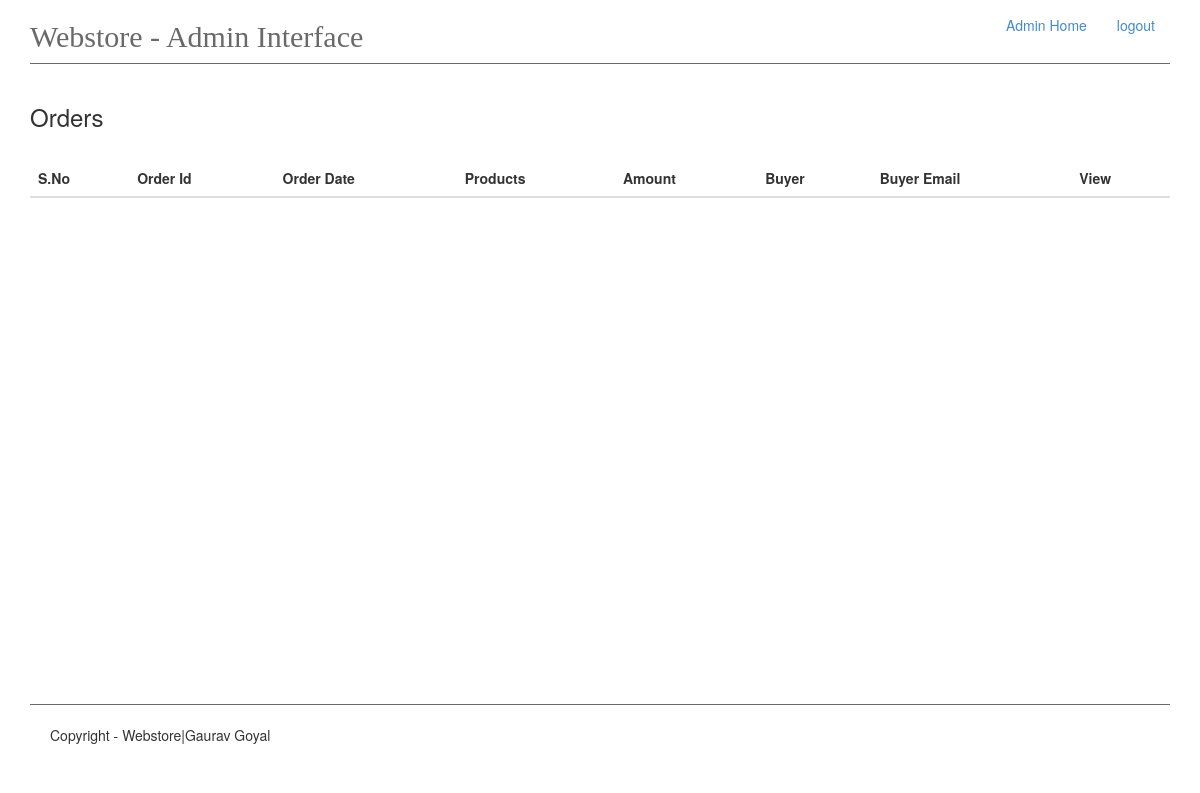
Before: /admin/order_list (signed in) with the older database file.
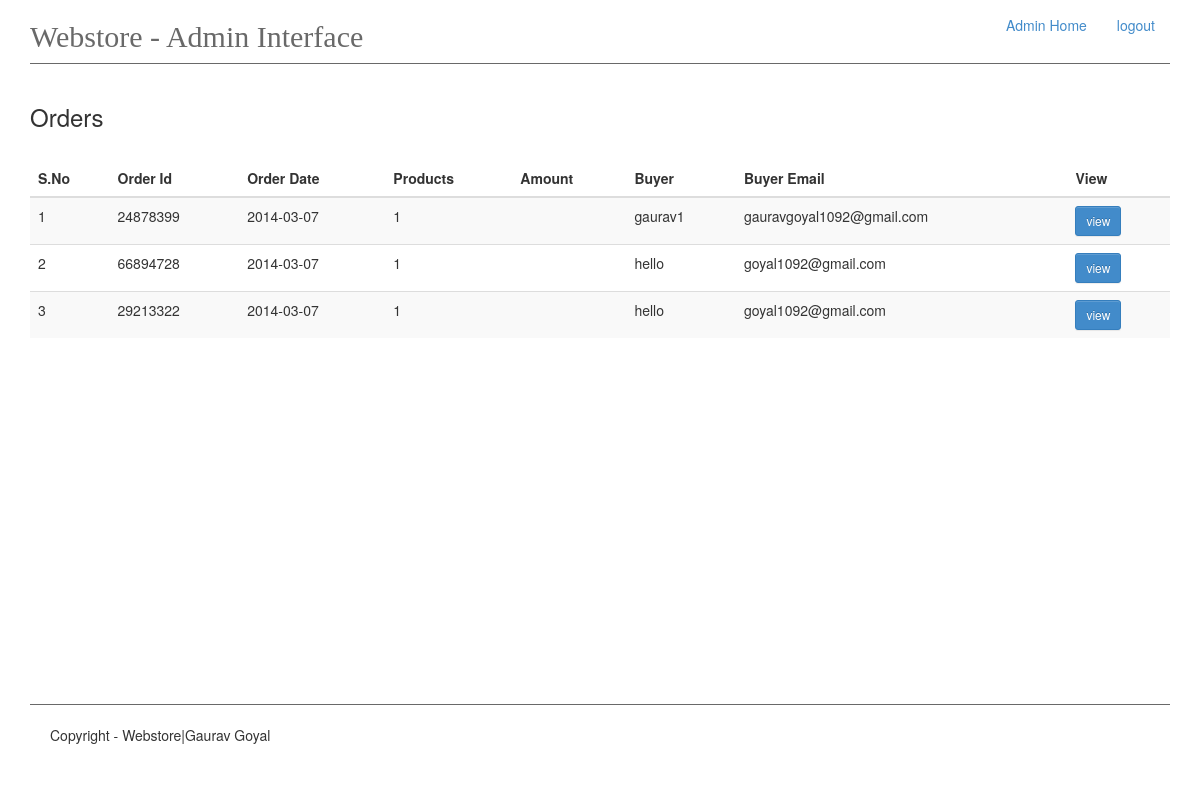
After: the same page with the newer database file.
### app/models.py (models this page shows)
class OrderId(db.Model):
    id = db.Column(db.Integer, primary_key=True)
    order_id = db.Column(db.Integer, unique=True)
    buyer_name = db.Column(db.String(60))
    buyer_address = db.Column(db.String(200))
    total_products = db.Column(db.Integer)
    date = db.Column(db.DATE)
    email = db.Column(db.String(120))
    phone = db.Column(db.Integer)

### app/views.py (the view)
@app.route('/admin/order_list')
@login_required
def orders():
    order = OrderId.query.all()
    return render_template('admin-panel/orders.html', orders=order)

### app/__init__.py (called while the page is built)
@admin_login.user_loader
def load_user(id):
    return Admin.query.get(int(id))

### app/templates/admin-panel/orders.html
{% extends 'admin-panel/admin.html' %}
{% block content %}
<h3>Orders</h3>
   <br>
 <table class="table table-striped table-responsive col-md-6" id="cart_table">
                <thead>
                <tr>
                    <th>S.No</th>
                    <th>Order Id</th>
                    <th>Order Date</th>
                    <th>Products</th>
                    <th>Amount</th>
                    <th>Buyer
                    </th>
                    <th>Buyer Email</th>
                    <th>View</th>
                </tr>
                </thead>
                <tbody>
                {% for item in orders %}
                    <tr>
                        <td>{{ loop.index }}</td>
                        <td>{{ item.order_id }}</td>
                        <td>{{ item.date }}</td>
                        <td>{{ item.total_products }}</td>
                        <td></td>
                        <td>{{ item.buyer_name }}</td>
                        <td>{{ item.email }}</td>
                        <td>
                            <a href="{{ url_for('specific_order', pk = item.id )}}" class="btn btn-sm btn-primary">
                            view</a>
                        </td>
                    </tr>
                {% endfor %}
                </tbody>
            </table>
{% endblock %}

Changed rows visible on the page:
added OrderId: order_id "24878399", date "2014-03-07", total_products "1", buyer_name "gaurav1", email "gauravgoyal1092@gmail.com"
added OrderId: order_id "66894728", date "2014-03-07", total_products "1", buyer_name "hello", email "goyal1092@gmail.com"
added OrderId: order_id "29213322", date "2014-03-07", total_products "1", buyer_name "hello", email "goyal1092@gmail.com"
